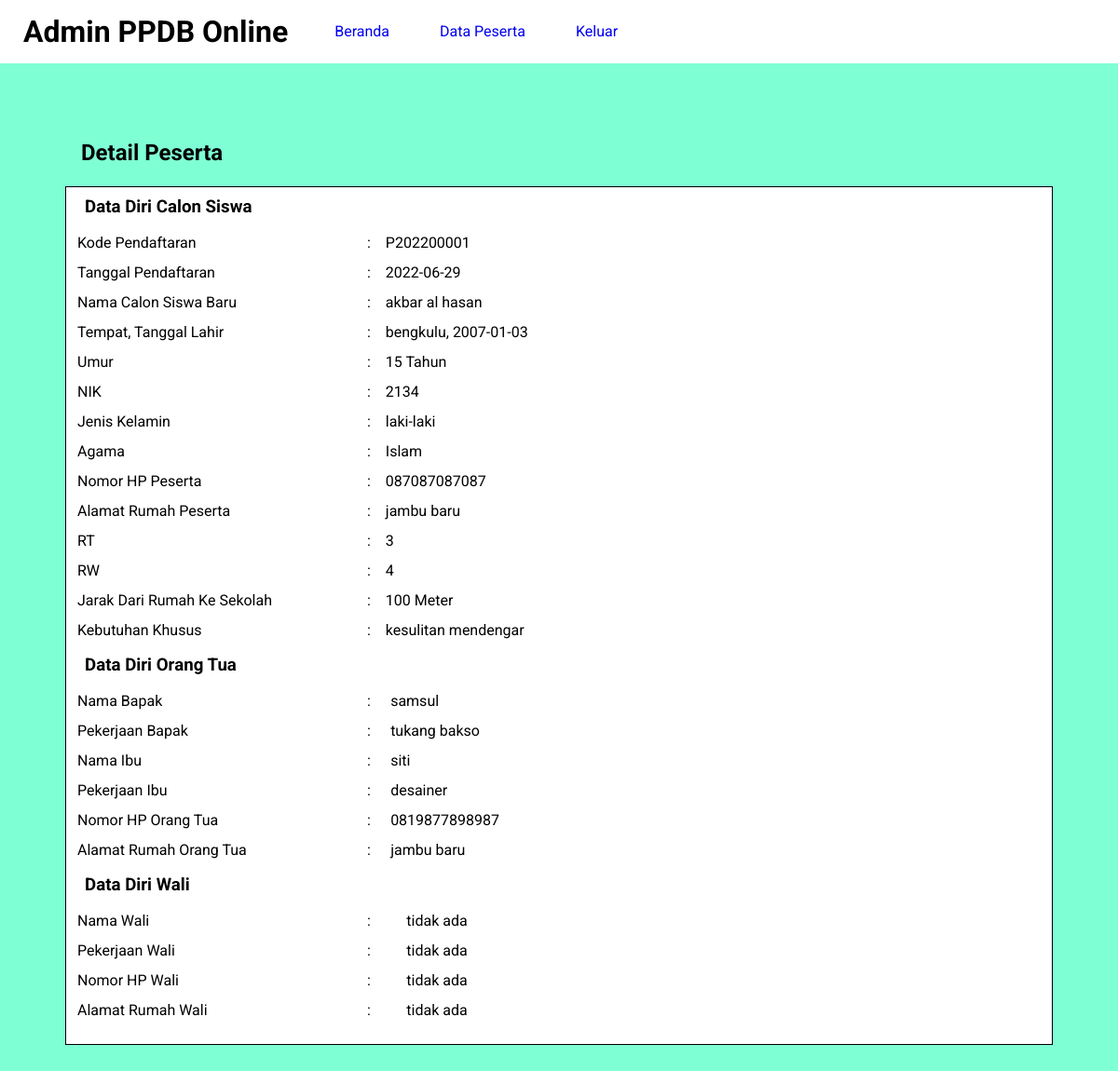
/detail-peserta.php?id=P202200001 (signed in), run on the app's committed database.
### tables this page shows
CREATE TABLE `tbl_pendaftaran` (
  `id_pendaftaran` varchar(10) NOT NULL,
  `tgl_pendaftaran` date NOT NULL,
  `nm_peserta` varchar(50) NOT NULL,
  `tmp_lahir` varchar(50) NOT NULL,
  `tgl_lahir` date NOT NULL,
  `umur` int(10) NOT NULL,
  `nik` varchar(50) NOT NULL,
  `j_kelamin` varchar(20) NOT NULL,
  `agama` varchar(20) NOT NULL,
  `nohp_peserta` varchar(20) NOT NULL,
  `alamat_rumah` text NOT NULL,
  `rt` varchar(10) NOT NULL,
  `rw` varchar(10) NOT NULL,
  `jarak_kesekolah` int(20) NOT NULL,
  `keb_khusus` varchar(50) NOT NULL,
  `nm_bapak` varchar(50) NOT NULL,
  `pk_bapak` varchar(50) NOT NULL,
  `nm_ibu` varchar(50) NOT NULL,
  `pk_ibu` varchar(50) NOT NULL,
  `nohp_ortu` varchar(20) NOT NULL,
  `alamat_ortu` varchar(50) NOT NULL,
  `nm_wali` varchar(50) NOT NULL,
  `pk_wali` varchar(50) NOT NULL,
  `nohp_wali` varchar(20) NOT NULL,
  `alamat_wali` varchar(50) NOT NULL
);

### detail-peserta.php (the view, shortened to what this page needs)
<?php
    include 'koneksi.php';
    $peserta = mysqli_query($conn, "SELECT * FROM tbl_pendaftaran WHERE
        id_pendaftaran = '".$_GET['id']."'");
    $detail_peserta = mysqli_fetch_object($peserta);
?>
<!DOCTYPE html>
<html>
    <head>
        <link rel="stylesheet" type="text/css" href="css/style.css">
    </head>
    <body>
        <header>
            <h1>Admin PPDB Online</h1>
            <ul>
                <li><a href="beranda.php">Beranda</a></li>
                <li><a href="data-peserta.php">Data Peserta</a></li>
                <li><a href="keluar.php">Keluar</a></li>
            </ul>
        </header>
        <section class="content">
            <h2>Detail Peserta</h2>
            <div class="box">
                <h3>Data Diri Calon Siswa</h3>
                <table class="table-data" border="0">
                    <tr>
                        <td>Kode Pendaftaran</td>
                        <td>:</td>
                        <td><?php echo $detail_peserta->id_pendaftaran ?></td>
                    </tr>
                    <tr>
                        <td>Tanggal Pendaftaran</td>
                        <td>:</td>
                        <td><?php echo $detail_peserta->tgl_pendaftaran ?></td>
                    </tr>
                    <tr>
                        <td>Nama Calon Siswa Baru</td>
                        <td>:</td>
                        <td><?php echo $detail_peserta->nm_peserta ?></td>
                    </tr>
                    <tr>
                        <td>Tempat, Tanggal Lahir</td>
                        <td>:</td>
                        <td><?php echo $detail_peserta->tmp_lahir .', '.$detail_peserta->tgl_lahir ?></td>
                    </tr>
                    <tr>
                        <td>Umur</td>
                        <td>:</td>
                        <td><?php echo $detail_peserta->umur .' Tahun'?></td>
                    </tr>
                    <tr>
                        <td>NIK</td>
                        <td>:</td>
                        <td><?php echo $detail_peserta->nik ?></td>
                    </tr>
                    <tr>
                        <td>Jenis Kelamin</td>
                        <td>:</td>
                        <td><?php echo $detail_peserta->j_kelamin ?></td>
                    </tr>
                        <td>Agama</td>
                        <td>:</td>
                        <td><?php echo $detail_peserta->agama ?></td>
                    <tr>
                        <td>Nomor HP Peserta</td>
                        <td>:</td>
                        <td><?php echo $detail_peserta->nohp_peserta ?></td>
                    </tr>
                    <tr>
                        <td>Alamat Rumah Peserta</td>
                        <td>:</td>
                        <td><?php echo $detail_peserta->alamat_rumah ?></td>
                    </tr>
                    <tr>
                        <td>RT</td>
                        <td>:</td>
                        <td><?php echo $detail_peserta->rt ?></td>
                    </tr>
                    <tr>
                        <td>RW</td>
                        <td>:</td>
                        <td><?php echo $detail_peserta->rw ?></td>
                    </tr>
                    <tr>
                        <td>Jarak Dari Rumah Ke Sekolah</td>
                        <td>:</td>
                        <td><?php echo $detail_peserta->jarak_kesekolah .' Meter' ?></td>
                    </tr>
                    <tr>
                        <td>Kebutuhan Khusus</td>
                        <td>:</td>
                        <td><?php echo $detail_peserta->keb_khusus ?></td>
                    </tr>
                </table>
                <h3>Data Diri Orang Tua</h3>
                <table class="table-data" border="0">
                    <tr>
                        <td>Nama Bapak</td>
                        <td>:</td>
                        <td><?php echo $detail_peserta->nm_bapak ?></td>
                    </tr>
                    <tr>
                        <td>Pekerjaan Bapak</td>
                        <td>:</td>
                        <td><?php echo $detail_peserta->pk_bapak ?></td>
                    </tr>
                    <tr>
                        <td>Nama Ibu</td>
                        <td>:</td>
                        <td><?php echo $detail_peserta->nm_ibu ?></td>
                    </tr>
                    <tr>
                        <td>Pekerjaan Ibu</td>
                        <td>:</td>
                        <td><?php echo $detail_peserta->pk_ibu ?></td>
                    </tr>
                    <tr>
                        <td>Nomor HP Orang Tua</td>
                        <td>:</td>
                        <td><?php echo $detail_peserta->nohp_ortu ?></td>
                    </tr>
                    <tr>
                        <td>Alamat Rumah Orang Tua</td>
                        <td>:</td>
                        <td><?php echo $detail_peserta->alamat_ortu ?></td>
                    </tr>
                </table>
                <h3>Data Diri Wali</h3>
                <table class="table-data" border="0">
                    <tr>
                        <td>Nama Wali</td>
                        <td>:</td>
                        <td><?php echo $detail_peserta->nm_wali ?></td>
                    </tr>
                    <tr>
                        <td>Pekerjaan Wali</td>
                        <td>:</td>
                        <td><?php echo $detail_peserta->pk_wali ?></td>
                    </tr>
                    <tr>
                        <td>Nomor HP Wali</td>
                        <td>:</td>
                        <td><?php echo $detail_peserta->nohp_wali ?></td>
                    </tr>
                    <tr>
                        <td>Alamat Rumah Wali</td>
                        <td>:</td>
                        <td><?php echo $detail_peserta->alamat_wali ?></td>
                    </tr>
                </table>
            </div>
        </section>
    </body>
</html>

### css/style.css (style rules this page uses)
* { margin:0; padding:0; font-family: 'Roboto', sans-serif; }
body { background-color:aquamarine; }
.box { background-color:rgb(255, 255, 255); border:1px solid black; padding: 10px; box-sizing: border-box; margin:10px 0 25px; }
h2 { text-align: center; padding:12px 17px; margin-top: 10px; }
h3 { text-indent: 10px; }
.table-data { width: 100%; margin-top: 10px; margin-bottom: 10px; }
.table-data tr { height: 30px; }
.table-data tr td:nth-child(1) { width: 30%; }
header { background-color: white; }
header::after { content: ''; display: block; clear: both; }
header h1 { padding: 15px 25px; display: inline-block; float: left; }
header ul { float: left; }
header ul li { padding: 24px 25px; display: inline-block; }
a { text-decoration: none; }
.content { width: 90%; padding: 10px; box-sizing: border-box; margin: 50px auto; }
.content h2 { text-align: left; }

### data on the page
tbl_pendaftaran: id_pendaftaran "P202200001", tgl_pendaftaran "2022-06-29", nm_peserta "akbar al hasan", tmp_lahir "bengkulu", tgl_lahir "2007-01-03", umur "15", nik "2134", j_kelamin "laki-laki", agama "Islam", nohp_peserta "087087087087", alamat_rumah "jambu baru", rt "3", rw "4", jarak_kesekolah "100", keb_khusus "kesulitan mendengar", nm_bapak "samsul", pk_bapak "tukang bakso", nm_ibu "siti", pk_ibu "desainer", nohp_ortu "0819877898987", alamat_ortu "jambu baru", nm_wali "tidak ada", pk_wali "tidak ada", nohp_wali "tidak ada", alamat_wali "tidak ada"
